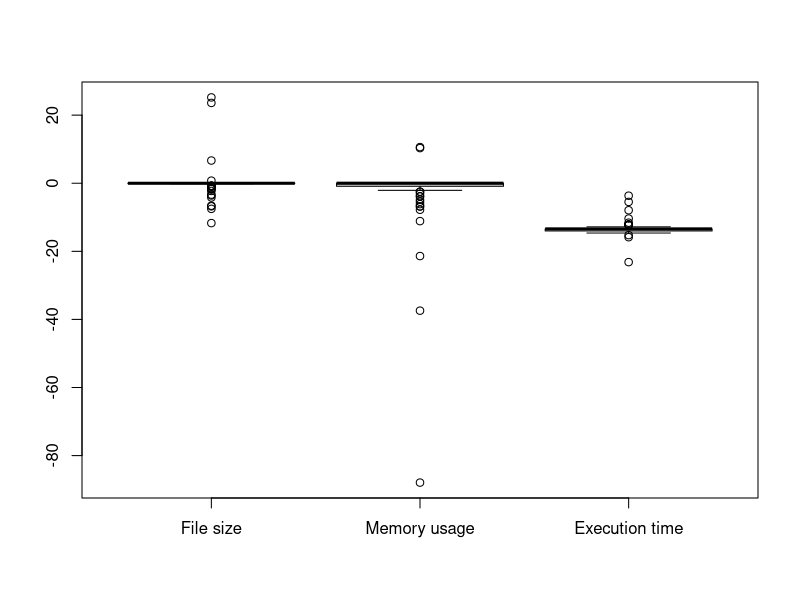
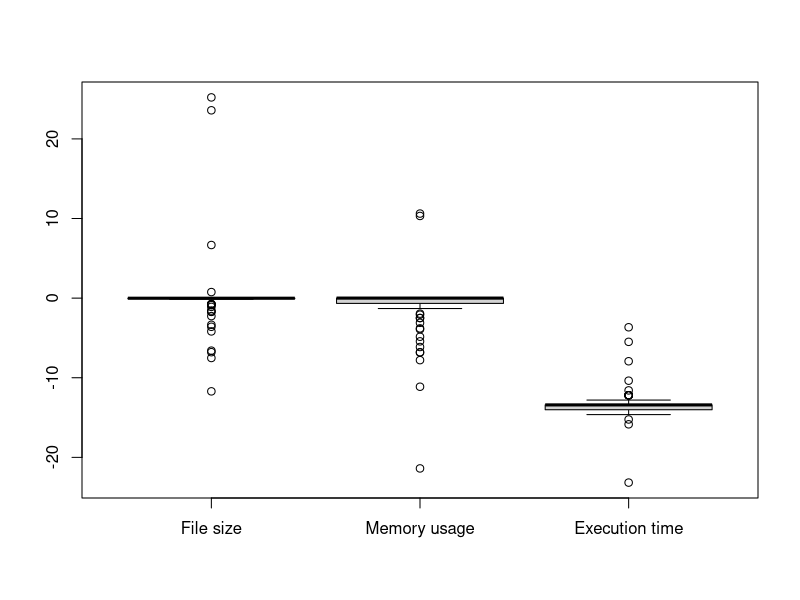
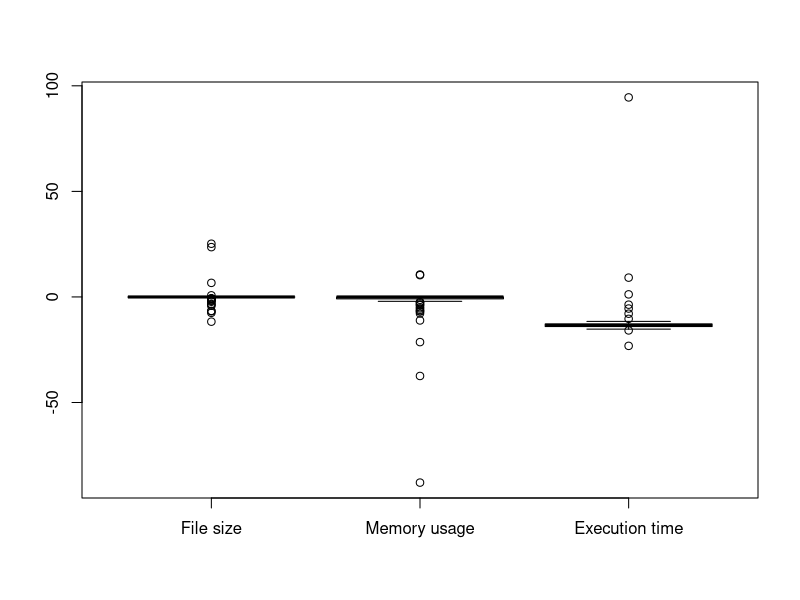

Write R code to recreate these figures, in order.
library("dplyr")
library("magrittr")
#setwd("c:/Users/moar82/Documents/momit/")
setwd("~/gitrepos/momit_data/")
df<-read.csv("results_benchmark_primeSimple_clean.csv")

df_group<-df %>%
  group_by(id,value,feature_size,mem_us,size_delta,mem_delta,) %>%
  summarize(median(time_usr), median(time_delta)) 

summary(df_group)

colnames(df)
pdf("boxplot_prelim.pdf",height = 8.5, width =11)

boxplot(df_group$size_delta,df_group$mem_delta,df_group$`median(time_delta)`,
        names = c('File size','Memory usage', 'Execution time'))
dev.off()

coef_var_file_size<- sd(df_group$size_delta)/mean(df_group$size_delta)
coef_var_mem_us<- sd(df_group$mem_delta)/mean(df_group$mem_delta)
coef_var_exec_time<- sd(df_group$`median(time_delta)`)/mean(df_group$`median(time_delta)`)

coef_var_metrics<- c(coef_var_file_size,coef_var_mem_us,coef_var_exec_time)

for (coef in  coef_var_metrics) print (coef)

# let's remove the outlier of time delta to observe more detail on the time_delta boxplot.

time_delta<-df_group$`median(time_delta)`[df_group$`median(time_delta)`<0]


boxplot(df_group$size_delta,df_group$mem_delta,time_delta,
        names = c('File size','Memory usage', 'Execution time'))

mem_delta_f<-df_group$mem_delta[df_group$mem_delta>-30]

boxplot(df_group$size_delta,mem_delta_f,time_delta,
        names = c('File size','Memory usage', 'Execution time'))


outvals<-boxplot(df_group$size_delta,
                 plot=F)$out
which(df_group$size_delta %in% outvals)
